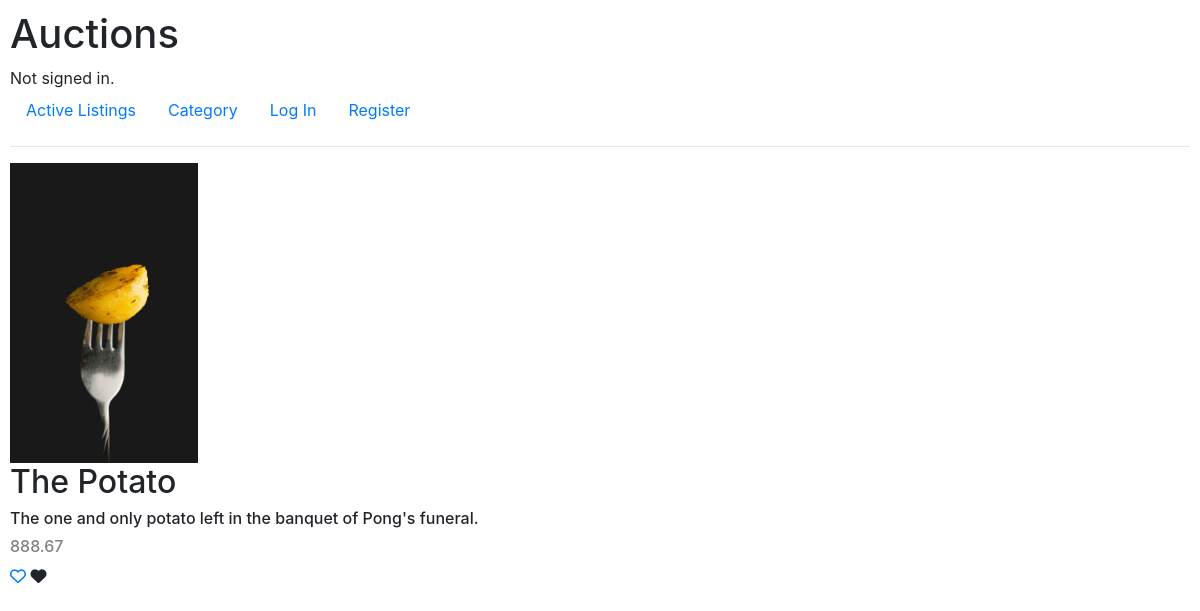
The page /The Potato/detail on the database its author committed.
### auctions/models.py (models this page shows, shortened)
class Listing(models.Model):
    item_image = models.ImageField(upload_to='images/', blank=True, null=True)
    item_name = models.CharField(max_length=64)
    item_desc = models.CharField(max_length=128)
    starting_bid = models.FloatField()
    item_category = models.ForeignKey(Category, on_delete=models.CASCADE, related_name="classified")
    watchlist = models.ManyToManyField(User, blank=True, related_name="favorites")

### auctions/views.py (the view)
# urls.py: path("<str:item_name>/detail", views.detail, name="detail"),
def detail(request, item_name):
    listing_item = Listing.objects.get(item_name=item_name)
    return render(request, "auctions/listing_detail.html", {
        "item": listing_item
    })

### auctions/templates/auctions/listing_detail.html (shortened to what this page needs)
{% extends "auctions/layout.html" %}
{% block body %}
    <img src="{{ item.item_image.url }}">
    <h2>{{ item.item_name }}</h2>
    <h6>{{ item.item_desc }}</h5>
    <h6 class="bid">{{ item.starting_bid }}</h6>
    <div class="add_2_watchlist_icon">
        <span><a href="{% url 'add_2_watchlist' item.id %}"><i class="far fa-heart"></i></a></span>
        <span><i class="fas fa-heart"></i></span>
    </div>
{% endblock %}

### auctions/static/auctions/styles.css (style rules this page uses)
body { padding: 10px; }
img { max-width: 300px; max-height: 300px; }
.bid { color: gray; }

### rows shown on the page
Listing: item_image (picture), item_name "The Potato", item_desc "The one and only potato left in the banquet of Pong's funeral.", starting_bid "888.67"
